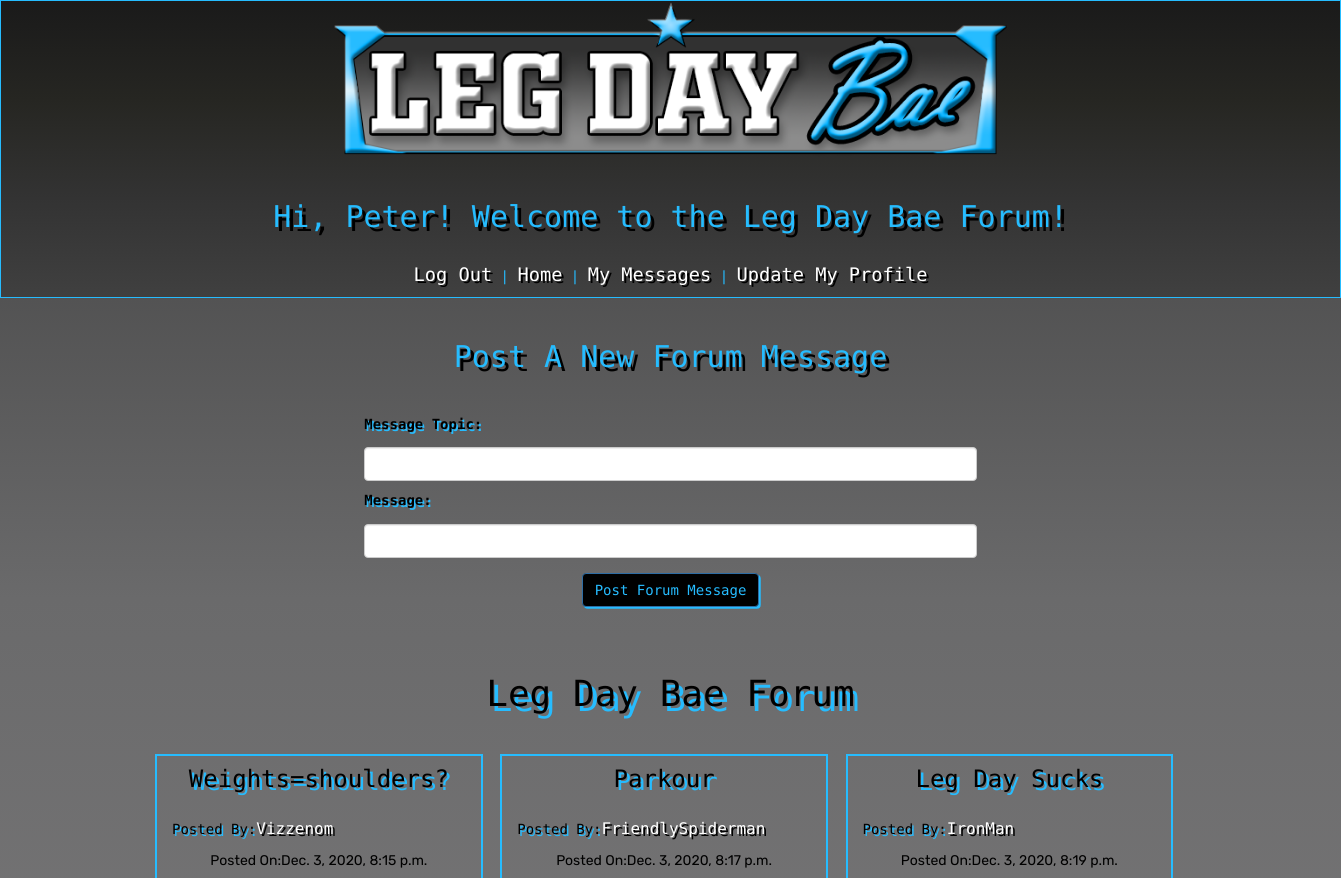
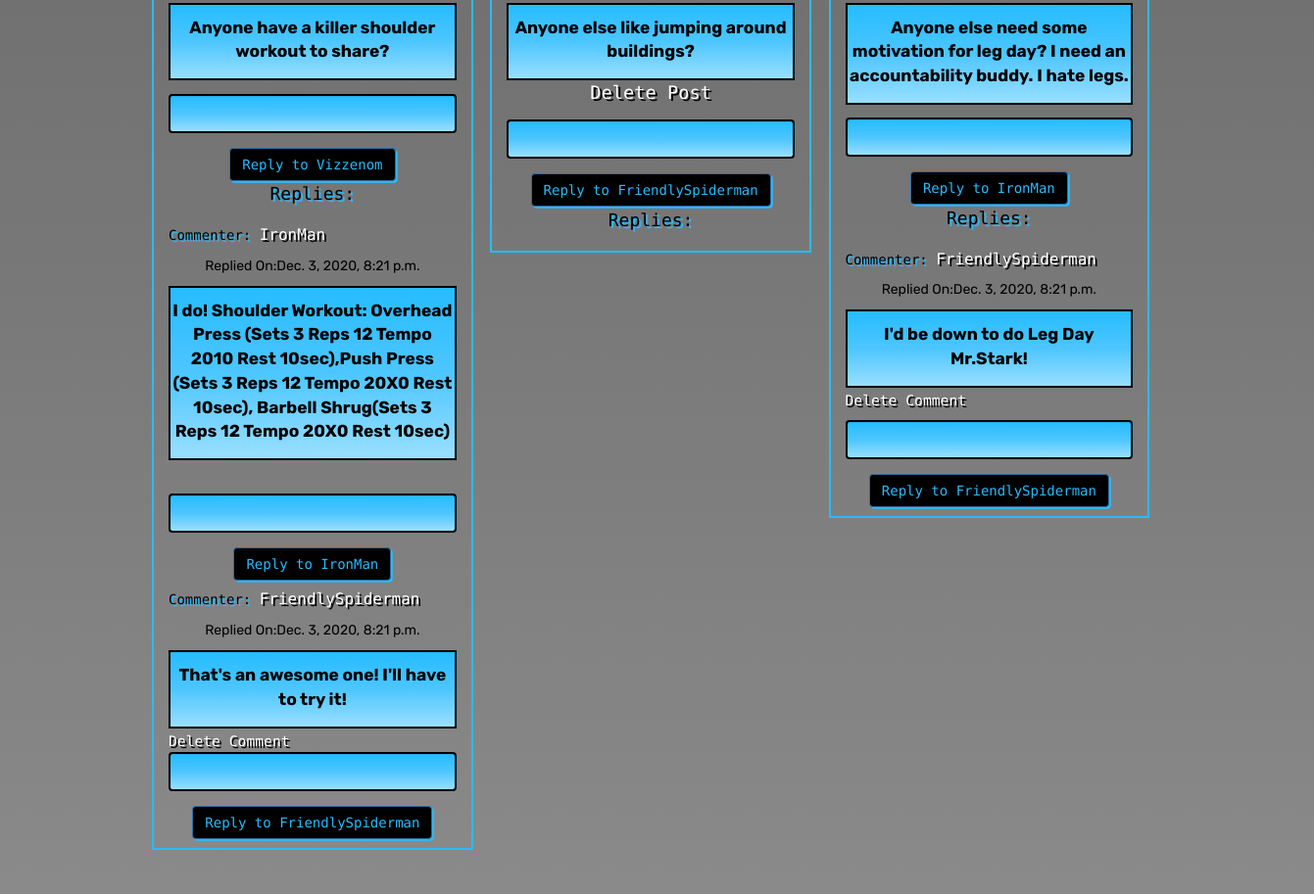
/forum (signed in), run on the app's committed database (2 pictures, top to bottom).
### gym_buddy/models.py (models this page shows)
class User(models.Model):
    first_name = models.CharField(max_length=55)
    last_name = models.CharField(max_length=55)
    email=models.CharField(max_length=100)
    username=models.CharField(max_length=100)
    password=models.CharField(max_length=50)
    created_at = models.DateTimeField(auto_now_add=True)
    updated_at = models.DateTimeField(auto_now=True)
    objects=UserManager()

class Forum_Message(models.Model):
    message_subject=models.CharField(max_length=75)
    forum_message=models.CharField(max_length=255)
    poster=models.ForeignKey(User, related_name='user_posts', on_delete=models.CASCADE)
    user_likes = models.ManyToManyField(User, related_name='liked_posts')
    time_stamp = models.DateTimeField(auto_now_add=True)
    updated_at = models.DateTimeField(auto_now=True)

class Forum_Comment(models.Model):
    comment=models.CharField(max_length=255)
    poster=models.ForeignKey(User, related_name='user_comments', on_delete=models.CASCADE)
    forum_message=models.ForeignKey(Forum_Message, related_name="post_comments", on_delete=models.CASCADE)
    timestamp = models.DateTimeField(auto_now_add=True)
    updated_at = models.DateTimeField(auto_now=True)

class Comment_Reply(models.Model):
    reply_comment=models.CharField(max_length=255)
    poster=models.ForeignKey(User, related_name='user_replies', on_delete=models.CASCADE)
    forum_comment=models.ForeignKey(Forum_Comment, related_name="reply_comments", on_delete=models.CASCADE)
    timestamp = models.DateTimeField(auto_now_add=True)
    updated_at = models.DateTimeField(auto_now=True)

### gym_buddy/views.py (the view)
# urls.py: path('forum', views.forum),
def forum (request):
    if 'user_id' not in request.session:
        return redirect ('/')
    context= {
        'forum_posts': Forum_Message.objects.all(),
    }
    return render (request, 'forum.html', context)

### gym_buddy/templates/forum.html (shortened to what this page needs)
<!DOCTYPE html>
<html lang="en">
<head>
    <link rel="stylesheet" href="https://maxcdn.bootstrapcdn.com/bootstrap/3.4.1/css/bootstrap.min.css">
    {% load static %}
    {% load workout_type_tags %}
    {% load staticfiles %}
    <link rel="stylesheet" href="{% static 'css/forum.css' %}">
</head>
<body>
    <div class="container-fluid">
        <div class="row" style="text-align:center;" id="header">
            <img src="{% static 'images/logo.png' %}" id="logo" />
            <h2>Hi, {{request.session.user}}! Welcome to the Leg Day Bae Forum!</h2>
            <a href="/logout">Log Out</a> | <a href="/home">Home</a> | <a href="/inbox">My Messages</a> | <a href="/update/{{request.session.user_id}}">Update My Profile</a>
        </div>
        <div class="row" id="new_message">
            <div class="col-md-10-offset-4">
                <h2>Post A New Forum Message</h2>
                <div class="col-md-6-offset-6">
                    <form action="/forum_post" method="post" id="new_topic">
                        <div class="form-group">
                            <label for={{"message_subject"}}>Message Topic:</label>
                            <input class="form-control" name="message_subject" id="message_subject" type="text">
                            <label for "forum_message">Message:</label>
                            <input type="text" name="forum_message" id="forum_message" class="form-control">
                        </div>
                        <button class="btn btn-primary" id="new_post">Post Forum Message</button>
                    </form>
                </div>
            </div>
        </div>
        <br>
        <h1>Leg Day Bae Forum</h1>
        <div class="row" id="main">
            <div class="col-md-12">
                {% for post in forum_posts %}
                    <div class="col-md-3">
                        <div id="one_post">
                            <h3>{{post.message_subject}}</h3>
                            <p class='poster'>Posted By:<a href='/view/{{post.poster.id}}' id="forum">{{post.poster.username}}</a></p>
                            <p class='posted_at'>Posted On:{{post.time_stamp}}</p>
                            <div class="forum_content">
                                <p class='post'>{{post.forum_message}}</p>
                            </div>
                            {% if post.poster.id == request.session.user_id %}
                                <a href="/delete_post/{{post.id}}" class="delete_post">Delete Post</a>
                            {% endif %}
                            <form action="/post_comment/{{post.id}}" method="post">
                                <div class="form-group">
                                    <input type="text" name="post_comment" id="post_comment" class="form-control">
                                </div>
                                <button class="btn btn-primary" id="reply_to">Reply to {{post.poster.username}}</button>
                                </form>
                            <div id="one_comment">
                                <h4 class="reply">Replies:</h4>
                                {% for comment in post.post_comments.all %}
                                    <p class='poster'>Commenter: <a href='/view/{{comment.poster.id}}' id="forum">{{comment.poster.username}}</a></p>
                                    <p class='posted_at'>Replied On:{{comment.timestamp}}</p>
                                    <div class="forum_content">
                                        <p class='comment'>{{comment.comment}}</p>
                                    </div>
                                    {% if comment.poster.id == request.session.user_id %}
                                        <a href="/delete_comment/{{comment.id}}" id="delete">Delete Comment</a>
                                    {% endif %}
                                    <br>
                                    <form action="/reply_comment/{{comment.id}}" method="post">
                                        <div class="form-group">
                                            <input type="text" name="reply_comment" id="reply_comment" class="form-control">
                                        </div>
                                        <button class="btn btn-primary" id="new_comment">Reply to {{comment.poster.username}}</button>
                                    </form>
                                    {% for reply_comment in comment.reply_comments.all %}
                                        <p class='poster'>Commenter: <a href='/view/{{reply_comment.poster.id}}' id="forum">{{reply_comment.poster.username}}</a></p>
                                        <p class='posted_at'>Replied On:{{reply_comment.timestamp}}</p>
                                        <div class="forum_content">
                                            <p class='comment'>{{reply_comment.reply_comment}}</p>
                                        </div>
                                        {% if reply_comment.poster.id == request.session.user_id %}
                                            <a href="/delete_reply/{{reply_comment.id}}" id="delete">Delete Comment</a>
                                        {% endif %}
                                        <form action="/reply_comment/{{reply_comment.id}}" method="post">
                                        <div class="form-group">
                                            <input type="text" name="reply_comment" id="reply_comment" class="form-control">
                                        </div>
                                        <button class="btn btn-primary">Reply to {{reply_comment.poster.username}}</button>
                                    </form>
                                    {% endfor %}
                                {% endfor %}
                            </div>
                        </div>
                    </div>
                {% endfor %}
            </div>
        </div>
        <br>
    </div>
</body>
</html>

### gym_buddy/static/css/forum.css (style rules this page uses)
body { background: linear-gradient(to bottom, #3C3C3C, #6A6A6B, #7A797A, #8A8A8A); color:#26BCFF; padding-bottom:1em; font-family: 'Rubik Mono One'; }
.row { text-align:center; padding-bottom:0.625em; }
#logo { width:50em; }
.row h2 { color:#26bcff; text-shadow: 0.125em 0.125em black; }
#header { background: linear-gradient(to bottom, #1a1a1a, #262622, #333333, #404040); border: 0.125em solid #26bcff; margin-bottom: 1.25em; }
h2, h3, h1, label, h4 { text-shadow: 0.125em 0.125em #26bcff; margin-top:-0.3125em; padding-bottom:0.625em; color:black; }
a { color:white; font-size:14pt; text-shadow:0.125em 0.125em black; }
.col-md-10-offset-4 { text-align:center; display:inline-block; }
.forum_content, input#post_comment.form-control, #reply_comment.form-control { background:linear-gradient(to bottom, #26BCFF, #4DC6FF, #99DFFF); height:auto; font-family:'Rubik'; font-weight:bold; font-size:13pt; padding-bottom:0.3125em; color:black; border: 0.125em solid black; }
p.post, p.comment { color: black; text-shadow:none; padding-top:0.625em; }
.form-group { text-align: center; }
.col-md-12 { margin-left:9.375em; }
h2, h1 { text-align:center; margin-top:0.8125em; }
form#new_topic { width: 43.75em; }
p.poster { text-align:left; text-shadow:0.125em 0.125em #26bcff; color:black; }
label { float:left; margin-top:0.625em; }
a#forum { font-size:12pt; }
#one_post { padding-top:1.25em; display:inline-block; }
.col-md-3 { border: 2px solid #26bcff; margin: 0.625em 0.625em 0.625em 0.625em; }
a#delete { float:left; font-size:11pt; margin-top:0.1875em; font-family:'Rubik Mono One'; font-weight:normal; }
form { margin-top:0.9375em; margin-bottom:0.625em; }
button.btn-primary { background-color: black; color: #26bcff; box-shadow: 0.125em 0.125em #26bcff; text-shadow:none; }
p.posted_at { color:black; text-shadow:none; font-family:'Rubik'; }

### data on the page
User: session.user "Peter"
Forum_Message: message_subject "Weights=shoulders?", poster.username "Vizzenom", time_stamp "Dec. 3, 2020, 8:15 p.m.", forum_message "Anyone have a killer shoulder workout to share?"
Forum_Comment: poster.username "IronMan", timestamp "Dec. 3, 2020, 8:21 p.m.", comment "I do! Shoulder Workout: Overhead Press (Sets 3 Reps 12 Tempo 2010 Rest 10sec),Push Press (Sets 3 Reps 12 Tempo 20X0 Rest 10sec), Barbell Shrug(Sets 3 Reps 12 Tempo 20X0 Rest 10sec)"
Comment_Reply: poster.username "FriendlySpiderman", timestamp "Dec. 3, 2020, 8:21 p.m.", reply_comment "That's an awesome one! I'll have to try it!"
Forum_Message: message_subject "Parkour", poster.username "FriendlySpiderman", time_stamp "Dec. 3, 2020, 8:17 p.m.", forum_message "Anyone else like jumping around buildings?"
Forum_Message: message_subject "Leg Day Sucks", poster.username "IronMan", time_stamp "Dec. 3, 2020, 8:19 p.m.", forum_message "Anyone else need some motivation for leg day? I need an accountability buddy. I hate legs."
Forum_Comment: poster.username "FriendlySpiderman", timestamp "Dec. 3, 2020, 8:21 p.m.", comment "I'd be down to do Leg Day Mr.Stark!"
